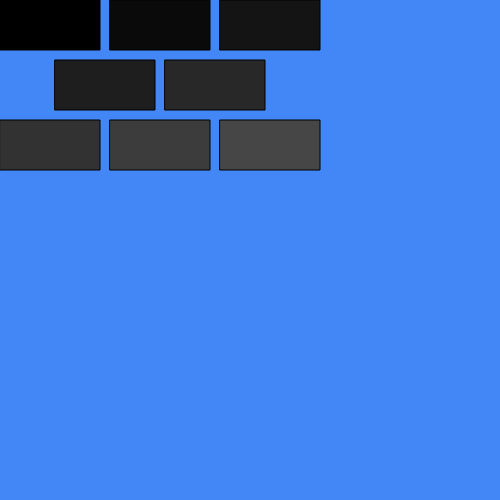
Frame 1 (no input)
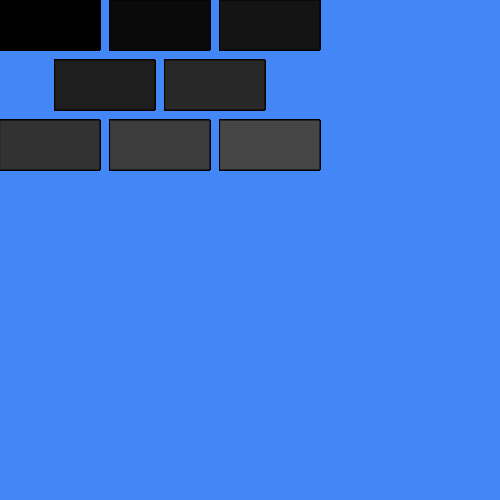
Frame 60 (no input)
Frame 120 (the mouse pressed at the canvas centre since frame 60): identical to frame 60, image omitted

The p5.js sketch that drew these frames (run headless with seeded random() and noise() and a simulated clock; from frame 60 on, the mouse is pressed at the canvas centre):

// p5.js sketch
// ── sketch.js
function setup() {
  // put setup code here
  createCanvas(500,500);
  background(66, 135, 245);
}

const colourStep = 10;
const brickWidth = 100;
const brickHeight = 50;
const motar = 10;
let y;
let x;

function draw() {
  //Brick 1
  fill(0);
  x = 0;
  y = 0;
  rect(x, y, brickWidth, brickHeight);
  
  //Brick 2
  fill(colourStep);
  x = brickWidth + motar;
  rect(x, y, brickWidth, brickHeight);
  
  //Brick 3
  fill(colourStep*2);
  x = (brickWidth + motar) * 2;
  rect(x, y, brickWidth, brickHeight);
  
  //Brick 4
  fill(colourStep*3);
  x = (brickWidth + motar) / 2;
  y = brickHeight + motar;
  rect(x, y, brickWidth, brickHeight);
  
  //Brick 5
  fill(colourStep*4);
  x =  (brickWidth + motar) / 2 + brickWidth + motar;
  rect(x, y, brickWidth, brickHeight);
  
  //Brick 6
  fill(colourStep*5);
  x =  0;
  y = ( brickHeight + motar ) * 2;
  rect(x, y, brickWidth, brickHeight);
  
  //Brick 7
  fill(colourStep*6);
  x =  brickWidth + motar;
  rect(x, y, brickWidth, brickHeight);
  
  //Brick 8
  fill(colourStep*7);
  x =  ( brickWidth + motar ) * 2;
  rect(x, y, brickWidth, brickHeight);
}
